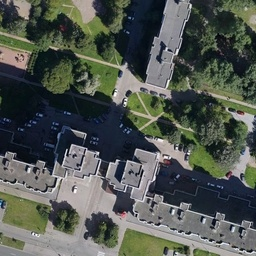
#> input picture generate_map/maps/76540_38220.jpeg, 256 x 256 px, found by its file name; its folder holds 4 pictures in this run
$ python image_union.py
#> lines starting #> are read from the running program, lines starting #| are printed output that depends on the picture
from PIL import Image
import os

# Папка с изображениями
folder = "maps"

# Получаем список всех файлов в папке
files = os.listdir(folder)

# Открываем первое изображение для получения размеров
first_image = Image.open(os.path.join(folder, files[0]))
#> first_image is the input picture: PIL image 256x256 RGB; mean R, G, B 81, 86.9, 80.8
width, height = first_image.size
#> width = 256; height = 256

# Создаем новое изображение-контейнер для объединения
result_image = Image.new('RGB', (width * 10, height * 10))
#> result_image: PIL image 2560x2560 RGB; every value is 0

# Итерируемся по всем файлам и вставляем их в общее изображение
for index, file in enumerate(files):
    # Открываем текущее изображение
    current_image = Image.open(os.path.join(folder, file))

    # Определяем позицию в общем изображении
    x = (index // 11) * width
#> x = 0
    y = (index % 11) * height
#> y = 0

    # Вставляем текущее изображение в общее изображение
    result_image.paste(current_image, (x, y))
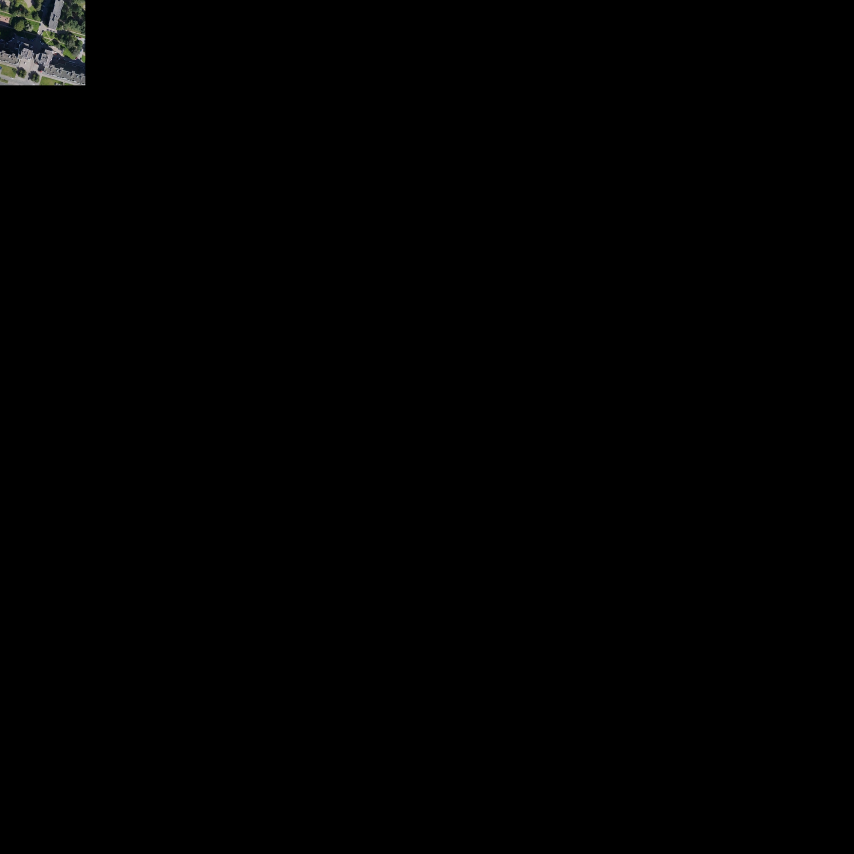
#> result_image: PIL image 2560x2560 RGB (shown at 1/3 size); mean R, G, B 0.8, 0.9, 0.8
#> pass 2 of the loop `for index, file in enumerate(files):`:
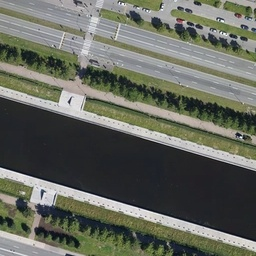
#> input picture generate_map/maps/76540_38221.jpeg, 256 x 256 px, found by its file name
#> current_image is the input picture: PIL image 256x256 RGB; mean R, G, B 101.1, 104.1, 94.1
#> `result_image.paste(current_image, (x, y))`:
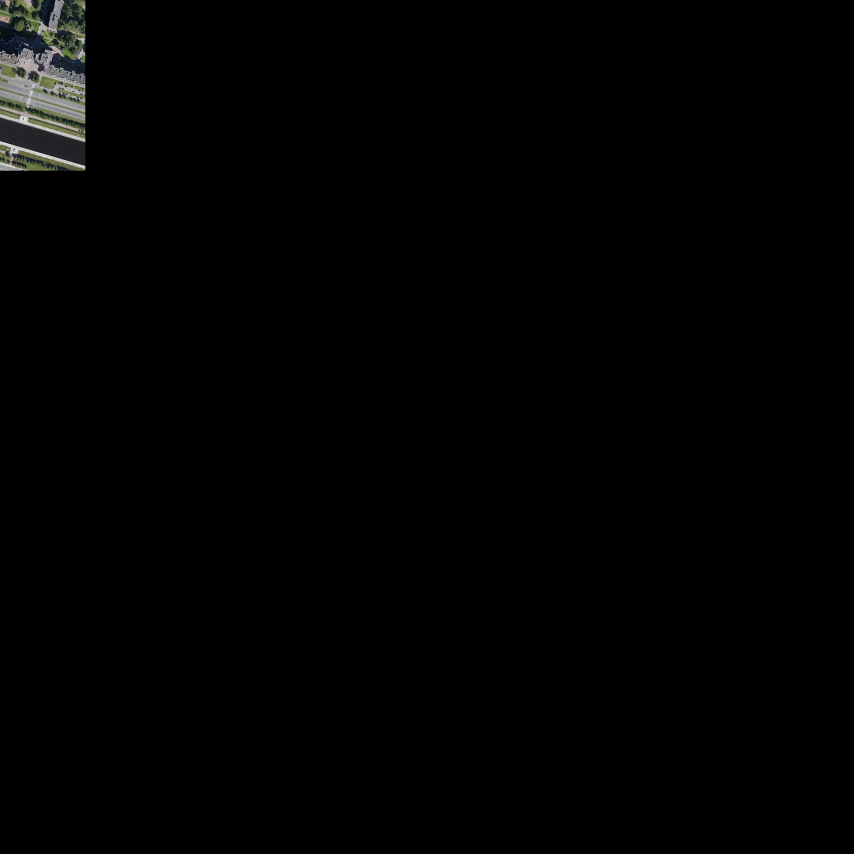
#> result_image: PIL image 2560x2560 RGB (shown at 1/3 size); mean R, G, B 1.8, 1.9, 1.7
#> pass 3 of the loop `for index, file in enumerate(files):`:
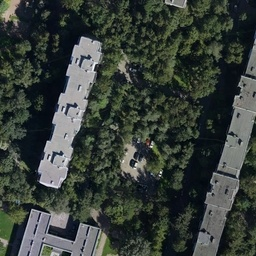
#> input picture generate_map/maps/76540_38223.jpeg, 256 x 256 px, found by its file name
#> current_image is the input picture: PIL image 256x256 RGB; mean R, G, B 55.9, 63.3, 57.9
#> `result_image.paste(current_image, (x, y))`:
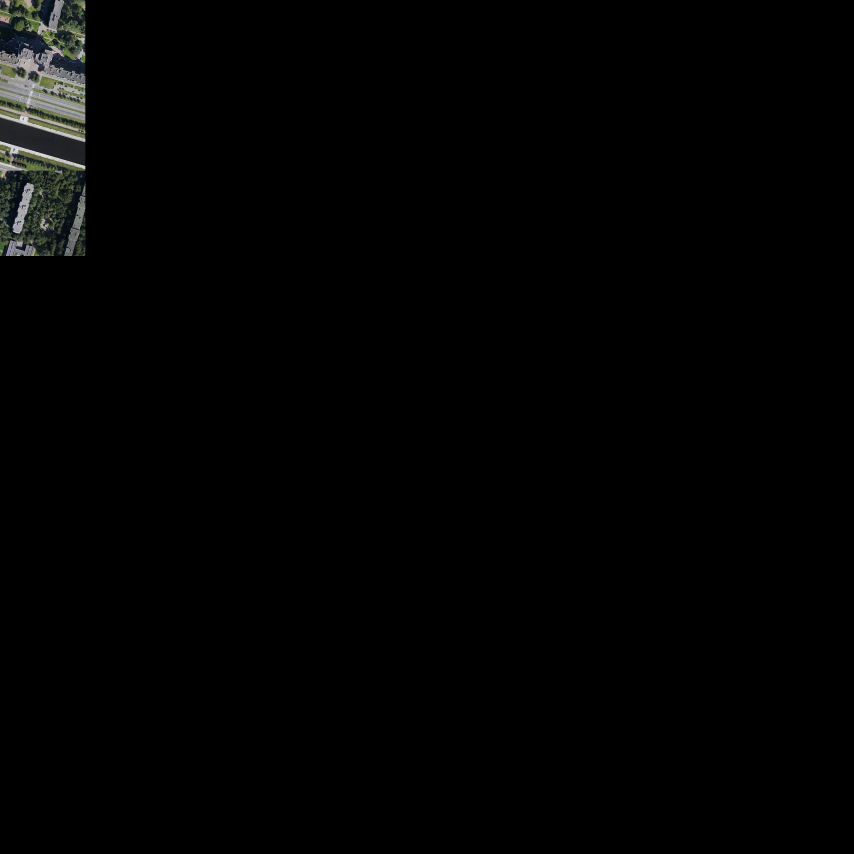
#> result_image: PIL image 2560x2560 RGB (shown at 1/3 size); mean R, G, B 2.4, 2.5, 2.3
#> the loop made 4 passes; the first 3 are shown

# Сохраняем объединенное изображение
result_image.save(os.path.join(folder, "combined_image.jpg"))
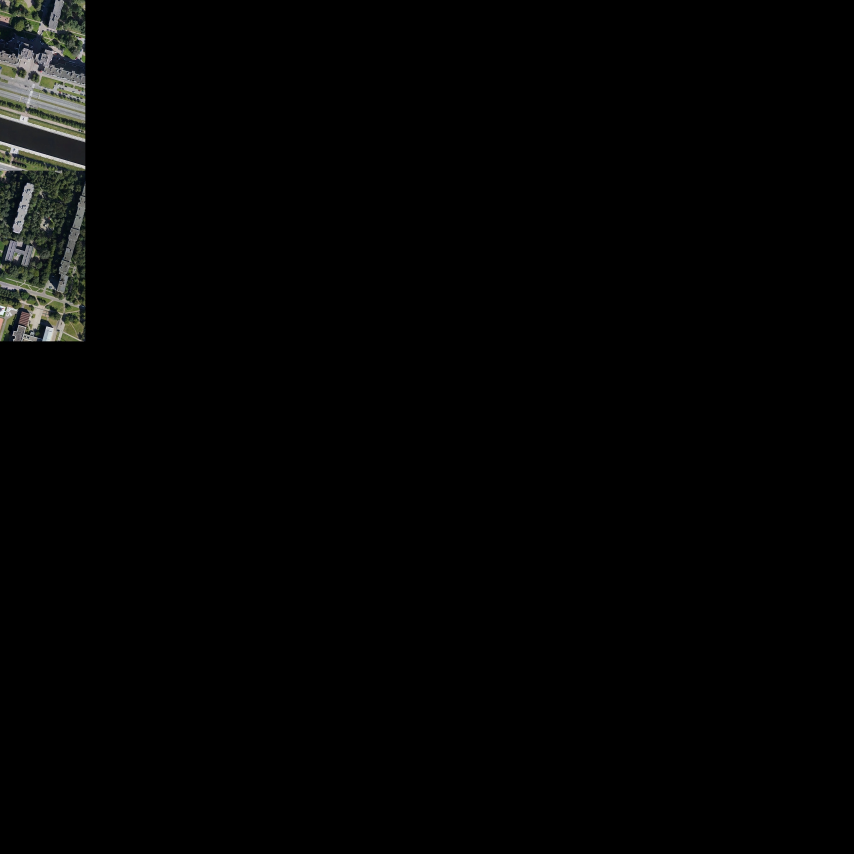
#> saved as combined_image.jpg: PIL image 2560x2560 RGB (shown at 1/3 size); mean R, G, B 3.2, 3.4, 3.1

print("Объединенное изображение сохранено.")
